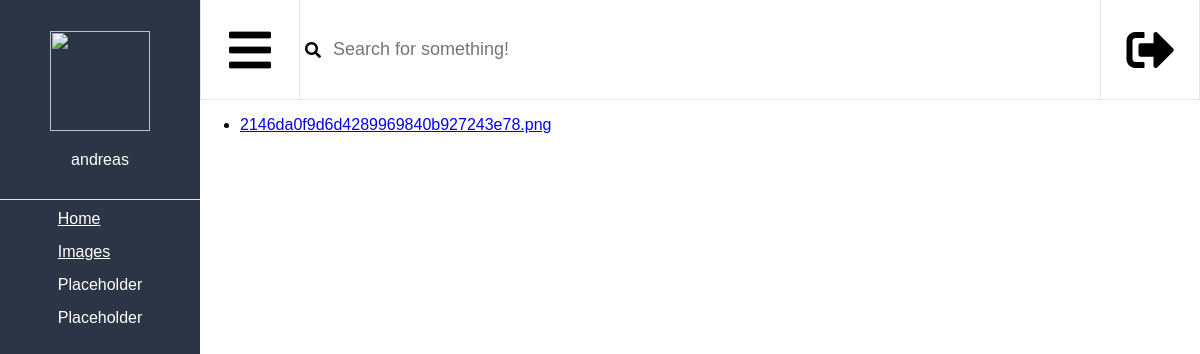
The page /dashboard/links (signed in) on the database as committed earlier.
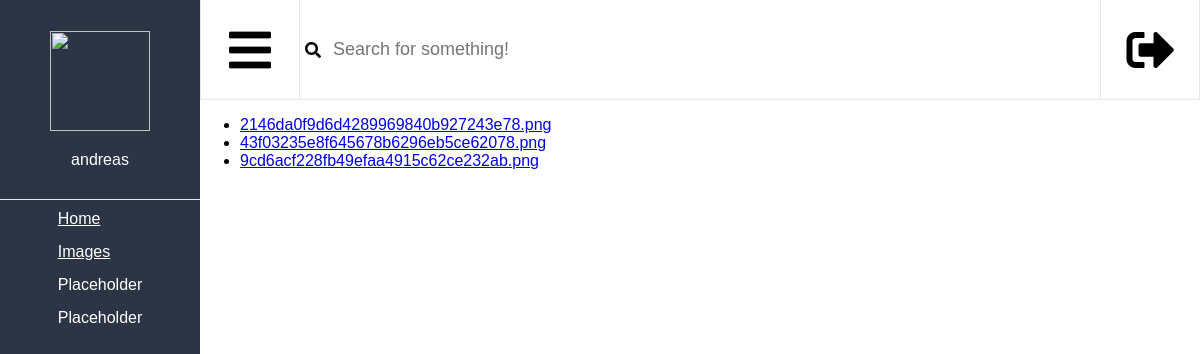
The same page on the database as committed later.
### host/models.py (models this page shows, shortened)
class User(UserMixin, db.Model):
    __tablename__ = 'users'
    id = db.Column(db.Integer, primary_key=True, autoincrement=True, unique=True)
    username = db.Column(db.String(64), index=True, unique=True)
    password_hash = db.Column(db.String(128))
    storage_space = db.Column(db.Integer)
    links = db.relationship('link', backref='links', lazy='dynamic')

class link(db.Model):
    id = db.Column(db.Integer, primary_key=True)
    url = db.Column(db.String(140))
    timestamp = db.Column(db.DateTime, index=True, default=datetime.utcnow)
    user_id = db.Column(db.Integer, db.ForeignKey('users.id'))
    size = db.Column(db.Integer)

### host/router.py (the view)
@app.route('/dashboard/links')
@login_required
def dashboard_links():
    links = []
    for link in current_user.links:
        links.append(link.url)
    return render_template('dashboard/links.html', username=current_user.username , profile_picture="https://upload.wikimedia.org/wikipedia/commons/thumb/7/70/Solid_white.svg/2000px-Solid_white.svg.png", links=links)

### host/models.py (called while the page is built)
@login.user_loader
def load_user(id):
    return User.query.get(int(id))

### host/templates/dashboard/links.html
{% extends "dashboard/dashboard-base.html" %}
{% block content %}
    <div class="content">
    	<ul>
    	{% for link in links %}
    		<li><a href="{{ url_for('get_image', filename=link) }}">{{link}}</a></li>
    	{% endfor %}
    	</ul>
	</div>
{% endblock %}

### host/templates/dashboard/dashboard-base.html (shortened to what this page needs)
<html>
    <head>
      <link rel="stylesheet" type="text/css" href="../static/css/style.css">
      <link rel="stylesheet" href="https://use.fontawesome.com/releases/v5.7.2/css/all.css">
    </head>
    <body>
        <div id="dashboard-wrapper">
          <div id="dashboard-grid">
            <aside id="dashboard-side-menu">
              <div id="dashboard-side-menu-grid">
                <div id="dashboard-side-profile">
                    <img id="dashboard-profile-image" src="{{profile_picture}}"/>
                    <span>{{ username }}</span>
                </div>
                <div id="dashboard-side-nav">
                  <ul>
                    <li><a href="{{ url_for('dashboard') }}">Home</a></li>
                    <li><a href="{{ url_for('dashboard_links') }}">Images</a></li>
                    <li>Placeholder</li>
                    <li>Placeholder</li>
                  </ul>
                </div>
              </div>
            </aside>
            <header id="dashboard-header-menu">
              <div id="dashboard-collapse" onclick="onClickCollapseButton()">
                <i class="fas fa-bars"></i>
              </div>
              <div id="dashboard-search">
                <i class="fas fa-search"></i>
                <input type="search" id="dashboard-search-input" name="search" placeholder="Search for something!">
              </div>
              <div id="dashboard-logout" onclick="onClickLogoutButton()">
                <i class="fas fa-sign-out-alt"></i>
              </div>
            </header>
            <section id="dashboard-content">
              {% block content %}
              {% endblock %}
            </section>
          </div>
        </div>
    </body>
</html>

### host/static/css/style.css (style rules this page uses)
html, body { margin: 0; width: 100%; height: 100%; font-family: Poppins-Regular, sans-serif; }
#dashboard-wrapper { width: 100%; height: 100%; }
#dashboard-grid { display: grid; grid-template-columns: 200px calc(100% - 200px); grid-template-rows: 100px calc(100% - 100px); width: 100%; height: 100%; }
#dashboard-side-menu { grid-column-start: 1; grid-column-end: 1; grid-row-start: 1; grid-row-end: 3; background-color: #2c3546; color: #ffffff; }
#dashboard-header-menu { grid-column-start: 2; grid-column-end: 3; grid-row-start: 1; grid-row-end: 1; border-bottom: 1px #e6e6e6 solid; }
#dashboard-content { grid-column-start: 2; grid-column-end: 2; grid-row-start: 2; grid-row-end: 3; width: 100%; height: 100%; }
#dashboard-side-menu-grid { display: grid; grid-template-columns: 100%; grid-template-rows: 200px calc(100% - 200px); width: 100%; height: 100%; }
#dashboard-profile-image { width: 100px; height: 100px; margin-bottom: 20px; }
#dashboard-side-profile { display: flex; flex-direction: column; justify-content: center; align-items: center; border-bottom: 1px #e6e6e6 solid; }
#dashboard-side-nav { display: flex; flex-direction: column; justify-content: flex-start; align-items: center; padding: 10px 0px 10px 0px; }
#dashboard-side-nav ul { list-style: none; margin-block-start: 0px; margin-block-end: 0px; margin-inline-start: 0px; margin-inline-end: 0px; padding-inline-start: 0px; }
#dashboard-side-nav a { color: #ffffff; }
#dashboard-side-nav ul li { margin-bottom: 15px; }
#dashboard-header-menu { display: grid; grid-template-columns: 100px calc(100% - 200px) 100px; grid-template-rows: 100%; }
#dashboard-collapse { border-right: 1px #e6e6e6 solid; border-left: 1px #e6e6e6 solid; display: flex; justify-content: center; align-items: center; font-size: -webkit-xxx-large; }
#dashboard-logout { border-right: 1px #e6e6e6 solid; border-left: 1px #e6e6e6 solid; display: flex; justify-content: center; align-items: center; font-size: -webkit-xxx-large; }
#dashboard-search { display: flex; align-items: center; padding: 5px; }
#dashboard-search-input { width: 100%; margin-left: 10px; border: none; min-height: 45px; height: 45px; font-size: large; }
.content { width: 100%; height: 100%; }

Rows that differ between the two databases and show on the page:
added link: url "43f03235e8f645678b6296eb5ce62078.png"
added link: url "9cd6acf228fb49efaa4915c62ce232ab.png"
